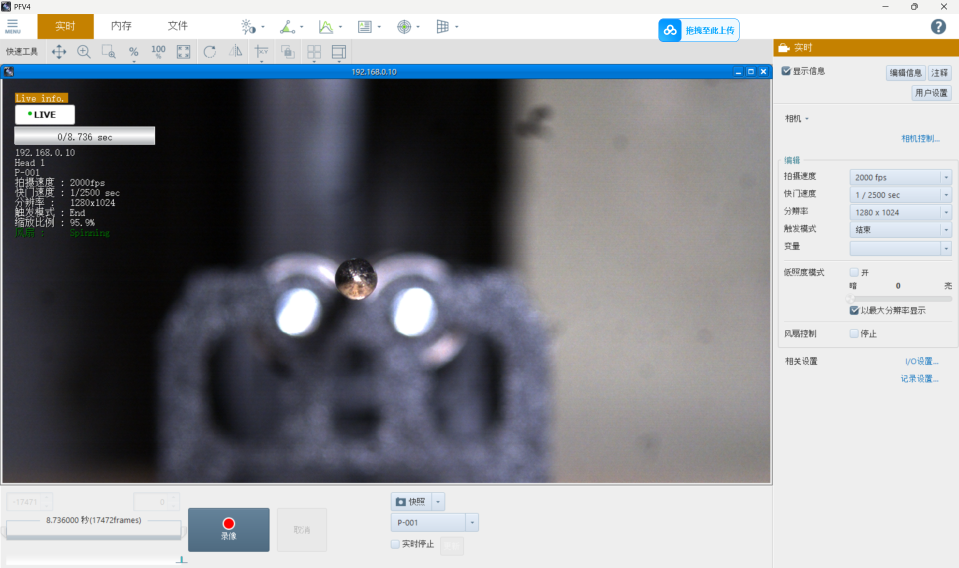
#> input picture 1.png, 1918 x 1135 px (shown at 1/2 size)
$ python arrow.py   (older library calls are emulated)
#> lines starting #> are read from the running program, lines starting #| are printed output that depends on the picture; after the words box and inside, x2 and y2 are one past the last pixel; in counts of white or black regions, pixels touching at a corner belong together

from __future__ import annotations
from dataclasses import dataclass
from typing import List, Tuple, Optional, Dict
import os
from fractions import Fraction
import cv2
import numpy as np
import matplotlib.pyplot as plt
from scipy.signal import butter, periodogram, resample_poly, sosfiltfilt


VIDEO_PATH: Optional[str] = None
FIXED_RADIUS_MM: float = 2.9
FILTER_BAND_HZ: Tuple[float, float] = (4.0, 6.0)
FILTER_ORDER: int = 4
TARGET_FS_HZ: float = 200.0


CANNY_LOW: int = 30
CANNY_HIGH: int = 100
VOTE_THRESHOLD: int = 15

try:
    import tkinter as tk
    from tkinter import filedialog
    _TK_OK = True
except Exception:
    _TK_OK = False


def pick_video_path() -> str:
    if VIDEO_PATH and os.path.exists(VIDEO_PATH):
        return VIDEO_PATH

    if not _TK_OK:
        raise RuntimeError("tkinter 不可用，且 VIDEO_PATH 未设置。请在脚本顶部设置 VIDEO_PATH。")

    root = tk.Tk()
    root.withdraw()
    path = filedialog.askopenfilename(
        title="Select input video",
        filetypes=[("Video files", "*.avi *.mp4 *.mov *.mkv *.m4v"), ("All files", "*.*")]
    )
#> the answer given: 1.png
#> in main, first is the input picture: shape (1135, 1918, 3); mean B, G, R 149.8, 145.3, 143.4
    root.destroy()
    if not path:
        raise RuntimeError("No video selected.")
    return path
# ROI
# [61 lines left out: function select_circle_roi, not called in this run]

# 刻度尺
def get_scale_factor_mm_per_px(frame: np.ndarray) -> float:
    h, w = frame.shape[:2]
#> h = 1135; w = 1918
    points: List[Tuple[int, int]] = []
    dragging_idx: Optional[int] = None

    def near_point(x: int, y: int, p: Tuple[int, int], tol: int = 12) -> bool:
        return (x - p[0])**2 + (y - p[1])**2 <= tol**2

    # [14 lines left out: function mouse_callback, not called in this run]

    win = "Set Scale (click/drag 2 points)"
    cv2.namedWindow(win, cv2.WINDOW_NORMAL)
    try:
        cv2.resizeWindow(win, w, h)
    except Exception:
        pass
    cv2.setMouseCallback(win, mouse_callback)

    while True:
        disp = frame.copy()

        if len(points) >= 1:
            cv2.circle(disp, points[0], 4, (0, 0, 255), -1)
        if len(points) == 2:
            cv2.circle(disp, points[1], 4, (0, 0, 255), -1)
            cv2.line(disp, points[0], points[1], (0, 255, 0), 2)
            p0 = np.array(points[0], dtype=float)
            p1 = np.array(points[1], dtype=float)
            px_dist = float(np.linalg.norm(p0 - p1))
            mid = ((points[0][0] + points[1][0]) // 2, (points[0][1] + points[1][1]) // 2)
            cv2.putText(disp, f"{px_dist:.2f} px", (mid[0] + 10, mid[1] - 10),
                        cv2.FONT_HERSHEY_SIMPLEX, 0.7, (0, 255, 0), 2)

        cv2.putText(disp, "Click/drag 2 points. Enter=OK  R=reset  ESC=Cancel",
                    (10, 30), cv2.FONT_HERSHEY_SIMPLEX, 0.7, (0, 0, 255), 2)
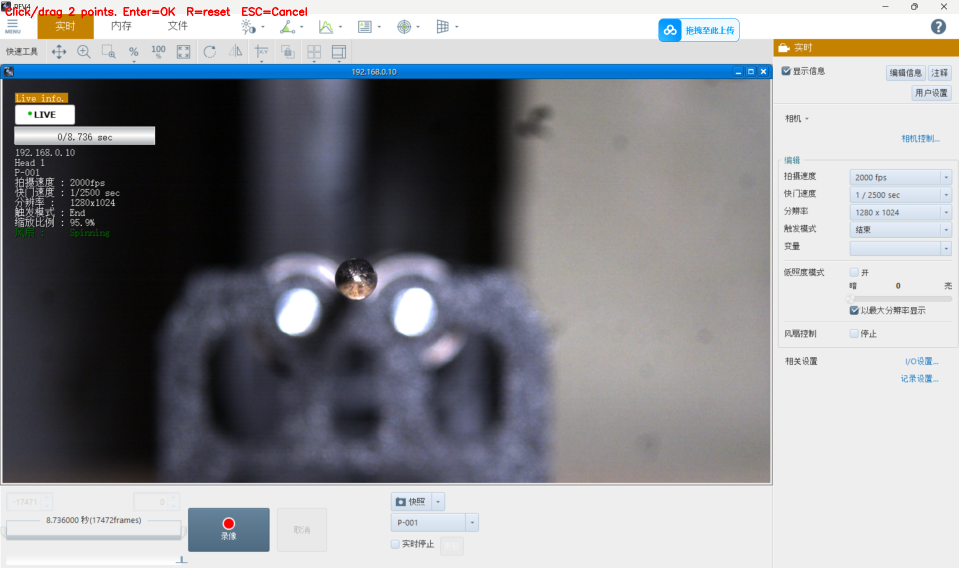
#> disp: shape (1135, 1918, 3) (shown at 1/2 size); 0.18% of pixels changed, all inside (x1, y1, x2, y2) = (11, 12, 614, 37)

        cv2.imshow(win, disp)
        key = cv2.waitKey(20) & 0xFF
#> (key q is pressed here)
        if key in (13, 10):  # Enter
            break
        if key in (ord('r'), ord('R')):
            points = []
            dragging_idx = None
        if key == 27:  # ESC
            cv2.destroyAllWindows()
#> (the run stopped early here; a loop or call above may not have finished)
